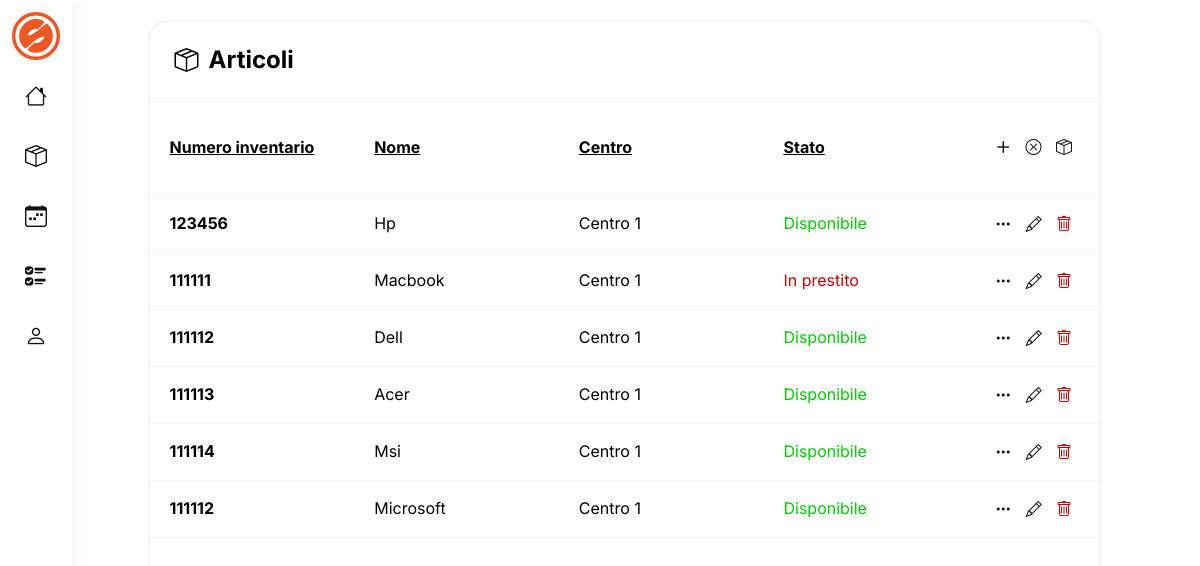
The app's page /php/articoli-backend.php with its own data.
### tables this page shows
CREATE TABLE `articoli` (
  `id_articolo` int(11) NOT NULL,
  `numero_inventario` varchar(11) NOT NULL,
  `stato` set('disponibile','guasto','in prestito','prenotato') NOT NULL,
  `fk_categoria` int(11) NOT NULL,
  `fk_centro` int(11) NOT NULL,
  `nome` varchar(30) NOT NULL,
  `colore` varchar(20) NOT NULL,
  `img` varchar(100) NOT NULL,
  `descrizione` varchar(300) NOT NULL
);

CREATE TABLE `centri` (
  `id_centro` int(11) NOT NULL,
  `nome` varchar(20) NOT NULL,
  `via` varchar(30) NOT NULL,
  `fk_città` int(11) NOT NULL
);

### php/articoli-backend.php (the view, shortened to what this page needs)
<html>
    <head>
        <link rel="stylesheet" type="text/css" href="../css/backend.css">
        <link rel="stylesheet" type="text/css" href="../css/general.css">
        <link rel="stylesheet" type="text/css" href="../css/articoli-backend.css">
    </head>
    <body>
        <nav>
            <ul>
                <li class="logo">
                    <a href="./backend.php">
                        <img src="../img/logo/favicon.svg">
                    </a>
                </li>
                <li>
                    <a href="./backend.php">
                        <i class="bi bi-house"></i>
                    </a>
                </li>
                <li>
                    <a href="./articoli-backend.php">
                        <i class="bi bi-box-seam"></i>
                    </a>
                </li>
                <li>
                    <a href="./prenotazioni-backend.php">
                        <i class="bi bi-calendar-week"></i>
                    </a>
                </li>
                <li>
                    <a href="./prestiti-backend.php">
                        <i class="bi bi-ui-checks"></i>
                    </a>
                </li>
                <li>
                    <a href="#">
                        <i class="bi bi-person"></i>
                    </a>
                </li>
            </ul>
        </nav>
        <section>
            <div class="col-art-back">
                <div class="row-art-back">
                    <div class="box">
                        <div class="box-title art">
                                <i class="bi bi-box-seam icon-title"></i>
                                <h1>Articoli</h1>
                        </div>
                        <div class="line"></div>
                        <div class="box-data top-tab">
                            <p><u><strong>Numero inventario</strong></u></p>
                            <p><u><strong>Nome</strong></u></p>
                            <p><u><strong>Centro</strong></u></p>
                            <p><u><strong>Stato</strong></u></p>
                            <div class="btns">
                                <a href="#" class="open-popup-new">
                                    <i class="bi bi-plus"></i>
                                </a>
                                <a href="?filter=old" class="open-popup-old">
                                    <i class="bi-x-circle"></i>
                                </a>
                                <a href="?filter=" class="open-popup-art">
                                    <i class="bi-box-seam"></i>
                                </a>
                            </div>
                        </div>
                        <div class="line"></div>
                        <div class="scrollable-section">
                            <?php
                            require_once('./db.php');
                            $table = "articoli";
                            $sql = "SELECT * FROM " . $table;
                            $result = $conn->query($sql);
                            if ($result->num_rows > 0) {
                                while($row = $result->fetch_assoc()) {
                                    $numero_inventario = $row["numero_inventario"];
                                    $nome = $row["nome"];
                                    $stato = $row["stato"];
                                    $centroid = $row["fk_centro"];
                                    $sql_centro = "SELECT * FROM centri WHERE id_centro = $centroid";
                                    $result_centro = $conn->query($sql_centro);
                                    if ($result_centro->num_rows > 0) {
                                        while($row_centro = $result_centro->fetch_assoc()) {
                                            $centro = $row_centro["nome"];
                                        }
                                    } else {
                                        $centro = "No center found";
                                    }
                                    echo '<div class="box-data">
                                            <div class="articolo">
                                                <p><strong>'.$numero_inventario.'</strong></p>
                                                <p>'.ucfirst($nome).'</p>
                                                <p>'.ucfirst($centro).'</p>';
                                                if($stato == "disponibile"){
                                                    echo '<p class="disponibile">'.ucfirst($stato).'</p>';
                                                }else if($stato == "in prestito"){
                                                    echo '<p class="in-prestito">'.ucfirst($stato).'</p>';
                                                }else if($stato == "guasto"){
                                                    echo '<p class="guasto">'.ucfirst($stato).'</p>';
                                                }
                                echo '</div>';
                                    if ($table !== 'articoli_eliminati') {
                                        echo '<div class="btns">
                                                <a href="#" class="open-popup-info" data-id="'.$numero_inventario.'">
                                                    <i class="bi bi-three-dots"></i>
                                                </a>
                                                <a href="#" class="open-popup-mod" data-id="'.$numero_inventario.'">
                                                    <i class="bi bi-pencil"></i>
                                                </a>
                                                <a href="#" class="open-popup-delete" data-id="'.$numero_inventario.'">
                                                    <i class="bi bi-trash trash"></i>
                                                </a>
                                            </div>
                                        </div>';
                                    }
                                    echo'<div class="line"></div>';
                                }
                            } else {
                                echo "<div class='no-data'><strong><p>Nessun articolo trovato</p></strong></div>";
                            }
                            ?>
                        </div>
                    </div>
                </div>
            </div>
        </section>
    </body>
</html>

### css/backend.css (style rules this page uses)
*, *:after, *:before { box-sizing: border-box; }
body { font-family: "Inter", sans-serif; line-height: 1.5; height: 100vh; width: 100vw; display: flex; flex-direction: row; align-items: start; justify-content: start; background-color: #ffffff; }
ul { height: 100vh; list-style: none; margin: 0; padding: 0; margin-left: auto; margin-right: auto; background: rgb(255, 255, 255); background: linear-gradient(180deg, rgba(255, 255, 255, 1) -15%, rgba(255, 255, 255, 0) 130%); backdrop-filter: blur(20px); display: flex; flex-direction: column; padding: .75rem; box-shadow: 0px 0px 20px rgba(0, 0, 0, 0.06); }
li+li { margin-top: .75rem; }
nav { position: fixed; }
.box { display: flex; flex-direction: column; align-items: center; justify-content: start; width: 100%; height: auto; border: 2px solid #f5f5f5; border-radius: 20px; }
.box-title { display: flex; justify-content: space-between; align-items: center; flex-direction: row; width: calc(100% - 50px); margin: 20px; }
.box-title h1 { font-size: 24px; margin: 0; }
.line { height: 1px; background-color: #f5f5f5; width: 100%; }

### css/general.css (style rules this page uses)
html, body { margin: 0px; font-family: "Inter"; }

### css/articoli-backend.css (style rules this page uses)
.art { justify-content: start; }
.icon-title { margin-right: 10px; font-size: 24px; }
.box-data { display: flex; flex-direction: row; justify-content: space-between; align-items: start; width: calc(100% - 40px); margin: 0 20px; height: auto; }
.articolo p { margin: 0; }
.box-data p { width: 100%; margin: 0; }
.top-tab { margin: 20px 20px; display: flex; flex-direction: row; justify-content: space-between; align-items: center; }
.box { height: auto; }
.btns { display: flex; flex-direction: row; justify-content: space-between; align-items: center; width: 10%; margin: 10px 0; }
.btns a { width: 36px; height: 36px; text-decoration: none; color: #111111; display: flex; justify-content: center; align-items: center; border-radius: 500px; }
.articolo { display: flex; flex-direction: row; justify-content: space-between; align-items: center; width: 90%; margin: 15px 0; }
.disponibile { color: #00cc00; }
.in-prestito { color: #d10000; }
.trash { color: #d10000; }
.open-popup-info, .open-popup-mod, .open-popup-delet { cursor: pointer; width: 100%; }
.row-art-back { display: flex; flex-direction: row; align-items: center; justify-content: center; width: 90%; height: auto; padding: 20px; }
.col-art-back { position: fixed; display: flex; flex-direction: column; align-items: center; justify-content: start; width: 92vw; height: auto; margin-left: 4.52rem; }
.scrollable-section { overflow-y: auto; height: 70vh; width: 100%; }
.bi-plus { font-size: 24px; }

### records on screen
articoli: numero_inventario "123456", nome "Hp", fk_centro.nome "Centro 1", stato "Disponibile"
articoli: numero_inventario "111111", nome "Macbook", fk_centro.nome "Centro 1", stato "In prestito"
articoli: numero_inventario "111112", nome "Dell", fk_centro.nome "Centro 1", stato "Disponibile"
articoli: numero_inventario "111113", nome "Acer", fk_centro.nome "Centro 1", stato "Disponibile"
articoli: numero_inventario "111114", nome "Msi", fk_centro.nome "Centro 1", stato "Disponibile"
articoli: numero_inventario "111112", nome "Microsoft", fk_centro.nome "Centro 1", stato "Disponibile"
